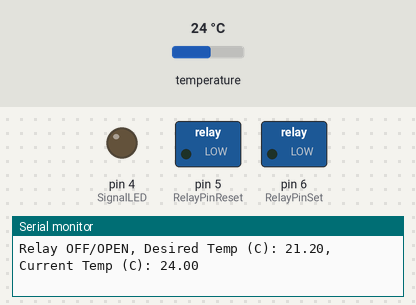
The sketch below on a simulated Arduino Uno, built with avr-gcc and run on an emulated ATmega328P. Shown: switched loads named in the sketch (green lamp = pin HIGH), output pins drawn as LEDs (lit = HIGH), the last lines printed to the serial monitor. Inputs (shaded band) come from the test bench; at power-on: temperature 24 °C.

Above: at 1.2 s.
1.3 s: temperature set to 21.4 °C
4.3 s: temperature set to 20.5 °C
At 5.5 s:
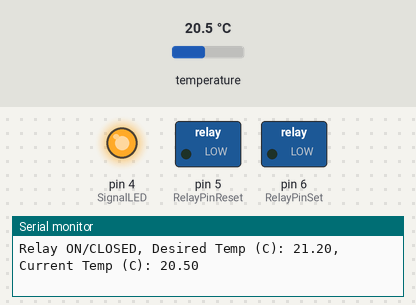
5.8 s: temperature set to 21 °C
8.8 s: temperature set to 21.8 °C
At 9.3 s:
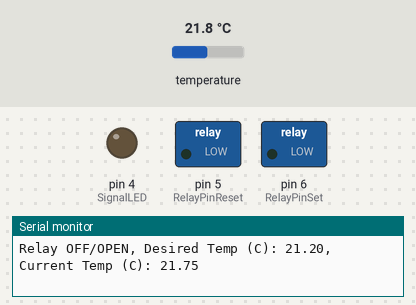
10.4 s: temperature set to 12 °C
At 11.4 s:
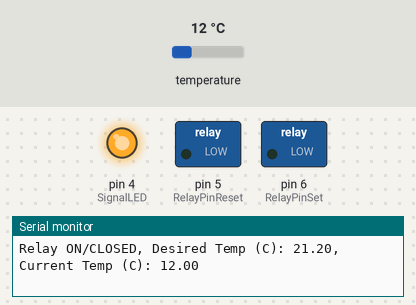
Timing chart, 0 to 13.0 s (numbered marks = the images above; inputs shaded):
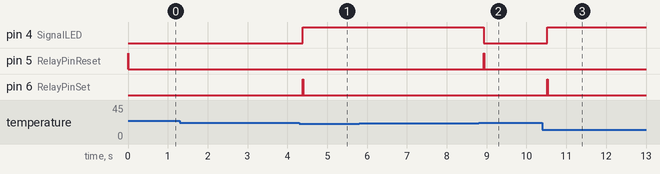

The sketch:

temp_controller.ino
```cpp
// ************************************************
// Electrical Connection
// ************************************************

// Temp Sensor
// ---------------------
// White (ground)
// Orange Stripe (+5v)
// Blue Stripe (Signal)
//
// 4.7K ohm resistor between the 5v (Red) and signal (White) wires
//
// Signal LED
// ---------------------
// 1K ohm resistor on LED driven by 5v
//
// Latching Relay
// ---------------------
// 5V
// GND
// Set Coil
// Reset Coil
//

// ************************************************
// Import Libraries
// ************************************************

// Libraries for the DS18B20 Temperature Sensor
#include <OneWire.h>
#include <DallasTemperature.h>


// ************************************************
// Pin definitions
// ************************************************

// Output Relay
#define RelayPinSet 6
#define RelayPinReset 5
boolean relay_status;

// Output LED
#define SignalLED 4

// One-Wire Temperature Sensor
// (Use GPIO pins for power/ground to simplify the wiring)
#define ONE_WIRE_BUS 8


// ************************************************
// Variables and constants
// ************************************************

//Define Variables we'll be connecting to
double hysteresis = 0.2;

//initialize the variables we're linked to
double Setpoint = 21.2; // 70.16 F

// setup Input variable
double Input;


// ************************************************
// Sensor Variables and constants
// ************************************************

// Setup a oneWire instance to communicate with any OneWire devices
// (not just Maxim/Dallas temperature ICs)
OneWire oneWire(ONE_WIRE_BUS);

// Pass our oneWire reference to Dallas Temperature.
DallasTemperature sensors(&oneWire);

// arrays to hold device address
DeviceAddress tempSensor;


// ************************************************
// Setup and Initiate
// ************************************************

void setup()
{
  // Baud Rate Set
  Serial.begin(9600);

  // Initialize Relay Control:
  pinMode(RelayPinSet, OUTPUT);      // Output mode to drive relay
  pinMode(RelayPinReset, OUTPUT);    // Output mode to drive relay
  digitalWrite(RelayPinSet, LOW);    // make sure it is off to start
  digitalWrite(RelayPinReset, LOW);  // make sure it is off to start
  pulseRelay(false, RelayPinReset);  // pulse to set relay status

  // Initialize LED Control:
  pinMode(SignalLED, OUTPUT);    // Output mode to drive LED
  digitalWrite(SignalLED, LOW);  // make sure it is off to start

  Serial.println("Initialize Controller...");

  // Start up the DS18B20 One Wire Temperature Sensor
  sensors.begin();
  if (!sensors.getAddress(tempSensor, 0))
  {
    for (int i=0; i <= 10; i++){
      Serial.println("Error starting temperature sensor");
      digitalWrite(SignalLED, HIGH);
      delay(100); // 100mS delay
      digitalWrite(SignalLED, LOW);
      delay(100); // 100mS delay
    }
  }
  sensors.setResolution(tempSensor, 12);
  sensors.setWaitForConversion(false);

}

// ************************************************
// Main Loop
// ************************************************

void loop() {

  // Start an asynchronous temperature reading
  sensors.requestTemperatures();

  // Read the real value of temperature
  Input = readTemp();
  if (Input != -127.00){

    if (relay_status == true){
      Serial.print("Relay ON/CLOSED");
    }
    else{
      Serial.print("Relay OFF/OPEN");
    }
    Serial.print(", Desired Temp (C): "); Serial.print(Setpoint);
    Serial.print(", Current Temp (C): "); Serial.println(Input);

    if (Setpoint - hysteresis > Input && relay_status == false){
      pulseRelay(true, RelayPinSet);
    }
    else if (Setpoint + hysteresis < Input && relay_status == true){
      pulseRelay(false, RelayPinReset);
    }
  }
  else {
    Serial.println("Error reading temp.");
  }
}

// ************************************************
// Read Temperature Function
// ************************************************

double readTemp() {

  double value;

  // read the input
  value = sensors.getTempC(tempSensor);
  if (value == -127.00){
    Serial.println("Error getting temperature");
    for (int i=0; i <= 5; i++){
      digitalWrite(SignalLED, HIGH);
      delay(1000); // 200mS delay
      digitalWrite(SignalLED, LOW);
      delay(1000); // 200mS delay
    }
  }
  return value;
}

// ************************************************
// Pulse Relay ON/OFF
// ************************************************

void pulseRelay(bool state, int pin) {

  if (state == true){
    relay_status = true;
    Serial.println("Set Relay");
    digitalWrite(SignalLED, HIGH);
  }
  else {
    relay_status = false;
    Serial.println("Reset Relay");
    digitalWrite(SignalLED, LOW);
  }

  // pulse pin high momentarily
  digitalWrite(pin, HIGH);
  delay(10);
  digitalWrite(pin, LOW);

  return;
}
```

Measured:
- the behaviour switches between 21 and 20.9 °C on temperature (found by bisection; images 0 and 1)
- the behaviour switches between 21.4 and 21.5 °C on temperature (found by bisection; images 1 and 2)
- after the input at 4.3 s, pin 4 (SignalLED): LOW → HIGH after 0.09 s; pin 6 (RelayPinSet): LOW → HIGH after 0.09 s, → LOW 0.01 s later
- after the input at 8.8 s, pin 4 (SignalLED): HIGH → LOW after 0.13 s; pin 5 (RelayPinReset): LOW → HIGH after 0.13 s, → LOW 0.01 s later
- after the input at 10.4 s, pin 4 (SignalLED): LOW → HIGH after 0.12 s; pin 6 (RelayPinSet): LOW → HIGH after 0.12 s, → LOW 0.01 s later
